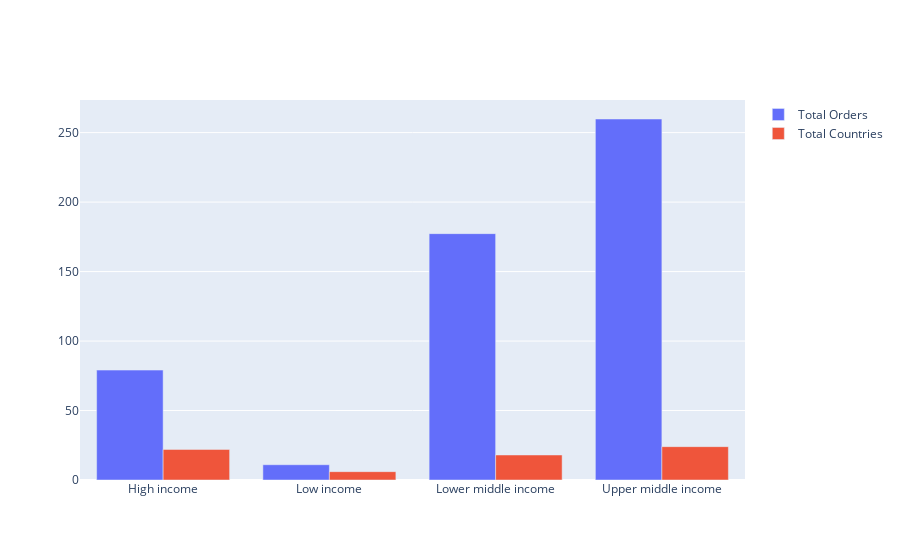

Source (notebook cell):
### Code cell
fig = pg.Figure(data=[pg.Bar(
    name = 'Total Orders',
    x = orders_by_incomegroup.iloc[:, 0],
    y = orders_by_incomegroup.iloc[:, 1]/10 #Divided by 10 to see the country difference beterr
   ),
                       pg.Bar(
    name = 'Total Countries',
    x = orders_by_incomegroup.iloc[:, 0],
    y = orders_by_incomegroup.iloc[:, 2]
   )
])

fig.show()

## We can see that all groups by low income have the same number of countries within them,
# so the differences in total orders can not be explained just by the number of countries within the group

### Figure 1 — Plotly figure (JSON) as saved in the notebook; plotly's stock layout.template omitted (floating-point values rounded to 4 significant figures)
{"data": [{"name": "Total Orders", "type": "bar", "x": ["High income", "Low income", "Lower middle income", "Upper middle income"], "y": [79.1, 11, 177.3, 259.8]}, {"name": "Total Countries", "type": "bar", "x": ["High income", "Low income", "Lower middle income", "Upper middle income"], "y": [22, 6, 18, 24]}], "layout": {}}
